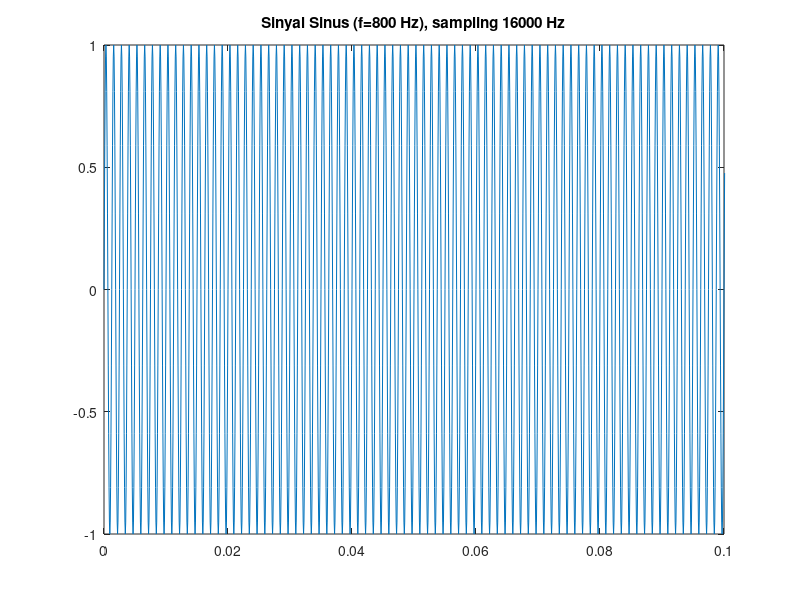

The MATLAB source for this figure:
clear all;
f=800;
fs=16000;
t=0:1/fs:1.0;
y=sin(2*pi*f*t);
sound(y,fs);
plot(t,y); axis([0 0.1 -1 1]);
title('Sinyal Sinus (f=800 Hz), sampling 16000 Hz');